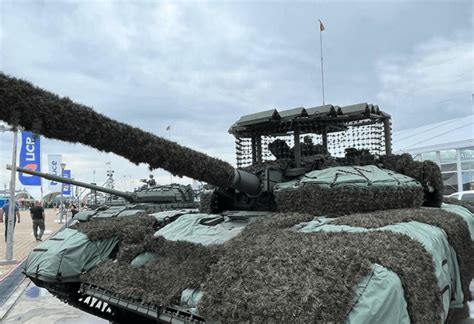
#> input picture Model/t-72_withCope.jpeg, 474 x 324 px
$ jupyter execute --allow-errors Untitled-1.ipynb
#> lines starting #> are read from the running program, lines starting #| are printed output that depends on the picture
[cell 1]
from tf_keras.models import load_model  # Legacy Keras (Teachable Machine H5 compatibility)
from PIL import Image, ImageOps  # Install pillow instead of PIL
import numpy as np
from pathlib import Path

[cell 2]
# Disable scientific notation for clarity
np.set_printoptions(suppress=True)

# ----- Paths -----
BASE_DIR = Path.cwd()
DEFAULT_MODEL_DIR = BASE_DIR / "converted_keras"
MODEL_DIR = DEFAULT_MODEL_DIR if DEFAULT_MODEL_DIR.exists() else BASE_DIR
MODEL_PATH = MODEL_DIR / "keras_model.h5"
LABELS_PATH = MODEL_DIR / "labels.txt"

#> (the rest of this cell did not finish here and is left out)

[cell 3]
# Replace this with the path to your image
image = Image.open("t-72_withCope.jpeg").convert("RGB")
#> image is the input picture: PIL image 474x324 RGB; mean R, G, B 131.2, 143.1, 149.3

# resizing the image to be at least 224x224 and then cropping from the center
size = (224, 224)
image = ImageOps.fit(image, size, Image.Resampling.LANCZOS)
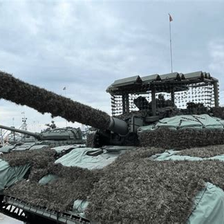
#> image: PIL image 224x224 RGB; mean R, G, B 126.9, 138.3, 143.6

# turn the image into a numpy array
image_array = np.asarray(image)

# Normalize the image
normalized_image_array = (image_array.astype(np.float32) / 127.5) - 1

# Load the image into the array
#> (the rest of this cell did not finish here and is left out)


$ run again, with Model/t-72_test.jpeg copied over Model/t-72_withCope.jpeg
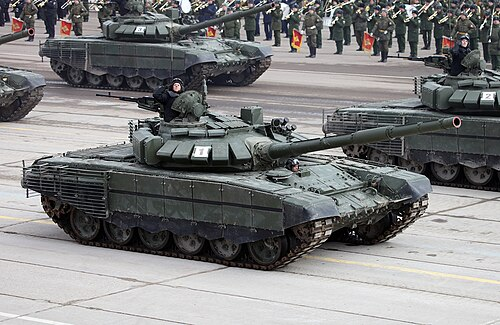
#> input picture Model/t-72_test.jpeg, 500 x 325 px
#> image is the input picture: PIL image 500x325 RGB; mean R, G, B 126.7, 126.8, 127.2
#> `image = ImageOps.fit(image, size, Image.Resampling.LANCZOS)`:
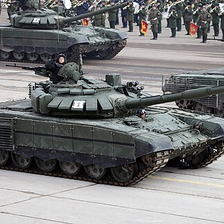
#> image: PIL image 224x224 RGB; mean R, G, B 119.8, 120.6, 120.9
